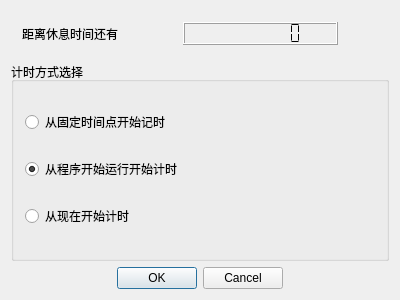
<?xml version="1.0" encoding="UTF-8"?>
<ui version="4.0">
 <class>Dialog</class>
 <widget class="QDialog" name="Dialog">
  <property name="geometry">
   <rect>
    <x>0</x>
    <y>0</y>
    <width>400</width>
    <height>300</height>
   </rect>
  </property>
  <property name="windowTitle">
   <string>健康 IT 人</string>
  </property>
  <layout class="QVBoxLayout" name="verticalLayout_2">
   <item>
    <widget class="QWidget" name="widget" native="true">
     <property name="sizePolicy">
      <sizepolicy hsizetype="Preferred" vsizetype="Maximum">
       <horstretch>0</horstretch>
       <verstretch>0</verstretch>
      </sizepolicy>
     </property>
     <layout class="QHBoxLayout" name="horizontalLayout">
      <item>
       <widget class="QLabel" name="label">
        <property name="text">
         <string>距离休息时间还有</string>
        </property>
       </widget>
      </item>
      <item>
       <widget class="QLCDNumber" name="lcdNumber">
        <property name="font">
         <font>
          <family>Agency FB</family>
          <weight>75</weight>
          <bold>true</bold>
         </font>
        </property>
        <property name="smallDecimalPoint">
         <bool>false</bool>
        </property>
        <property name="numDigits">
         <number>8</number>
        </property>
        <property name="mode">
         <enum>QLCDNumber::Dec</enum>
        </property>
        <property name="segmentStyle">
         <enum>QLCDNumber::Flat</enum>
        </property>
       </widget>
      </item>
      <item>
       <spacer name="horizontalSpacer">
        <property name="orientation">
         <enum>Qt::Horizontal</enum>
        </property>
        <property name="sizeType">
         <enum>QSizePolicy::Fixed</enum>
        </property>
        <property name="sizeHint" stdset="0">
         <size>
          <width>40</width>
          <height>20</height>
         </size>
        </property>
       </spacer>
      </item>
     </layout>
    </widget>
   </item>
   <item>
    <widget class="QGroupBox" name="groupBox">
     <property name="sizePolicy">
      <sizepolicy hsizetype="Preferred" vsizetype="Minimum">
       <horstretch>0</horstretch>
       <verstretch>0</verstretch>
      </sizepolicy>
     </property>
     <property name="title">
      <string>计时方式选择</string>
     </property>
     <layout class="QVBoxLayout" name="verticalLayout">
      <item>
       <widget class="QRadioButton" name="fixTimeRadioButton">
        <property name="text">
         <string>从固定时间点开始记时</string>
        </property>
        <property name="checked">
         <bool>false</bool>
        </property>
       </widget>
      </item>
      <item>
       <widget class="QRadioButton" name="processRunTimeRadioButton">
        <property name="text">
         <string>从程序开始运行开始计时</string>
        </property>
        <property name="checked">
         <bool>true</bool>
        </property>
       </widget>
      </item>
      <item>
       <widget class="QRadioButton" name="nowRadioButton">
        <property name="text">
         <string>从现在开始计时</string>
        </property>
       </widget>
      </item>
     </layout>
    </widget>
   </item>
   <item>
    <widget class="QDialogButtonBox" name="buttonBox">
     <property name="standardButtons">
      <set>QDialogButtonBox::Cancel|QDialogButtonBox::Ok</set>
     </property>
     <property name="centerButtons">
      <bool>true</bool>
     </property>
    </widget>
   </item>
  </layout>
 </widget>
 <layoutdefault spacing="6" margin="11"/>
 <resources/>
 <connections/>
</ui>
